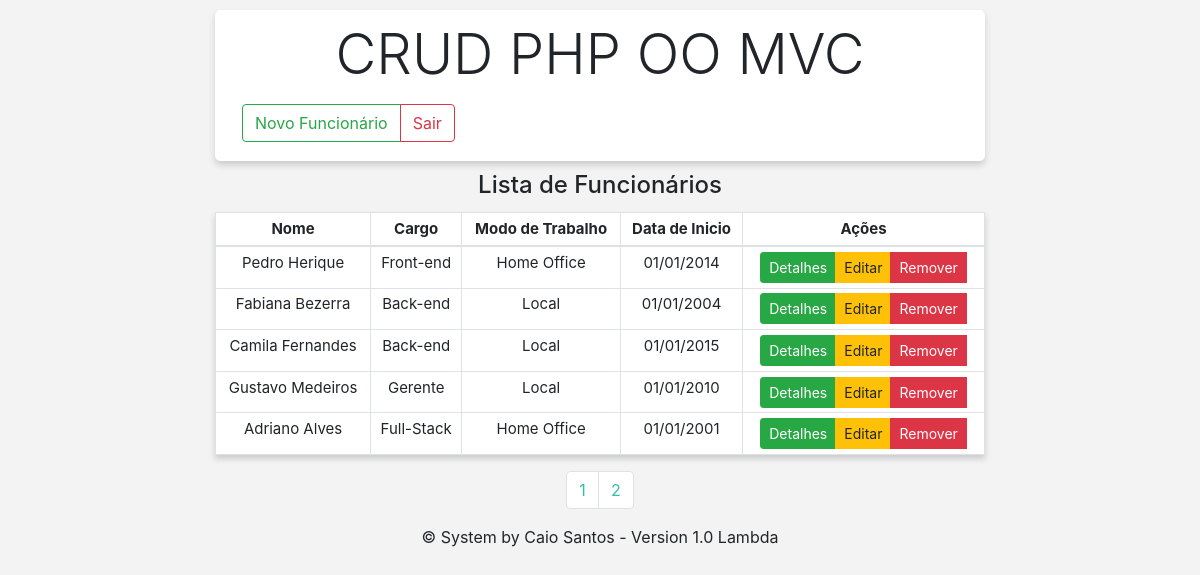
/index.php?pagina=funcionario/listar&page=2 (signed in), run on the app's committed database.
### tables this page shows
create table funcionario(
	id_funcionario int(11) primary key AUTO_INCREMENT not null,
	nome_funcionario varchar(50),
	modo_de_trabalho_funcionario enum('Local','Home Office'),
	data_inicio_funcionario date,
	id_usuario int(11),
	id_cargo int(11)
);

create table cargo(
	id_cargo int(11) primary key AUTO_INCREMENT not null,
	nome_cargo varchar(50)
);

### index.php (called while the page is built, shortened)
<?php
require_once "view/head.php";
require_once "controller/router.php";
require_once "view/footer.php";

### model/Conexao.php (called while the page is built)
<?php
class Conexao
{
	public function conectar()
	{
		try {
			return new PDO('mysql:host=localhost;dbname=crudphp;charset=utf8', 'root', '');
		} catch (PDO_Exception $e) {
			echo "Falhou: " . $e->getMessage();
		}
	}
}

### model/Funcionario.php (called while the page is built, shortened)
<?php
class Funcionario extends Conexao
{
	private $conexao;
	public function __construct()
	{
		$this->conexao = parent::conectar();
	}
	public function consultarFuncionario($id_funcionario = null, $inicio = null, $quantidade_por_pagina = null)
	{
		$sql = "SELECT * FROM funcionario f
		INNER JOIN usuario u ON f.id_usuario = u.id_usuario
		INNER JOIN cargo c ON f.id_cargo = c.id_cargo";
		if (isset($id_funcionario)) {
			$sql .= " WHERE f.id_funcionario = :id_funcionario";
			$sql = $this->conexao->prepare($sql);
			$sql->bindValue(':id_funcionario', $id_funcionario);
		} else {
			if (isset($inicio)) {
				$sql .= " ORDER BY f.id_funcionario DESC LIMIT $inicio, $quantidade_por_pagina";
				$sql = $this->conexao->prepare($sql);
			} else {
				$sql .= " ORDER BY f.id_funcionario DESC LIMIT $quantidade_por_pagina";
				$sql = $this->conexao->prepare($sql);
			}
		}
		$sql->execute();
		if ($sql->rowCount() > 0) {
			if (isset($id_funcionario)) {
				return $sql->fetch();
			} else {
				return $sql->fetchAll();
			}
		} else {
			return array();
		}
	}
}

### view/funcionario/listar.php (the view, shortened to what this page needs)
<div class="row d-flex justify-content-center text-center">
<div class="table-responsive col-md-8 col-12">
	<h4 class="card-title"></li> Lista de Funcionários</h4>
	<?php
	require_once "model/Conexao.php";
	require_once 'model/Funcionario.php';
	$funcionario = new Funcionario();
	$quantidade_por_pagina = 5;
	$page = isset($_GET['page']) && trim($_GET['page']) ? (int)$_GET['page'] : 1;
	$inicio = $quantidade_por_pagina * $page - $quantidade_por_pagina;
	$dados = $funcionario->consultarFuncionario(null, $inicio, $quantidade_por_pagina);
	?>
	<table class="table table-sm table-bordered table-condensed table-hover text-center">
		<thead>
			<tr>
				<th scope="col">Nome</th>
				<th scope="col">Cargo</th>
				<th scope="col">Modo de Trabalho</th>
				<th scope="col">Data de Inicio</th>
				<th scope="col">Ações</th>
			</tr>
		</thead>
		<tbody>
				<?php foreach ($dados as $dado): ?>
					<tr>
						<td><?php echo $dado['nome_funcionario'] ?></td>
						<td><?php echo $dado['nome_cargo'] ?> </td>
						<td><?php echo $dado['modo_de_trabalho_funcionario'] ?></td>
						<td><?php echo date('d/m/Y',strtotime($dado['data_inicio_funcionario'])) ?></td>
						<td>
							<div class="btn-group" role="group" aria-label="Basic example">
								<a href="index.php?pagina=funcionario/detalhes&id-funcionario=<?php echo $dado['id_funcionario']; ?>" class="btn btn-success btn-sm btn-secondary">
									Detalhes
								</a>
								<a href="index.php?pagina=funcionario/editar&id-funcionario=<?php echo $dado['id_funcionario']; ?>" class="btn btn-warning btn-sm btn-secondary">
									Editar
								</a>
								<button type="button" class="btn btn-danger btn-sm btn-secondary" data-toggle="modal" data-target="#Modal-id-<?php echo $dado['id_funcionario']; ?>">
									Remover
								</button>
							</div>
						</td>
					</tr>
				<?php endforeach; ?>
			</tbody>
		</table>
		<nav>
			<ul class="pagination pagination-md justify-content-center">
				<?php
				require_once "model/Funcoes.php";
				 ?>
			</ul>
		</nav>
	</div>
</div>

### css/style.css (style rules this page uses)
body { background-color: #f3f3f3; }
table { font-size: 15px; background-color: #ffffff!important; box-shadow: rgb(51 51 51 / 20%) 0px 4px 6px 0px; }

### data on the page
funcionario: nome_funcionario "Pedro Herique", id_cargo.nome_cargo "Front-end", modo_de_trabalho_funcionario "Home Office", data_inicio_funcionario "01/01/2014"
funcionario: nome_funcionario "Fabiana Bezerra", id_cargo.nome_cargo "Back-end", modo_de_trabalho_funcionario "Local", data_inicio_funcionario "01/01/2004"
funcionario: nome_funcionario "Camila Fernandes", id_cargo.nome_cargo "Back-end", modo_de_trabalho_funcionario "Local", data_inicio_funcionario "01/01/2015"
funcionario: nome_funcionario "Gustavo Medeiros", id_cargo.nome_cargo "Gerente", modo_de_trabalho_funcionario "Local", data_inicio_funcionario "01/01/2010"
funcionario: nome_funcionario "Adriano Alves", id_cargo.nome_cargo "Full-Stack", modo_de_trabalho_funcionario "Home Office", data_inicio_funcionario "01/01/2001"
